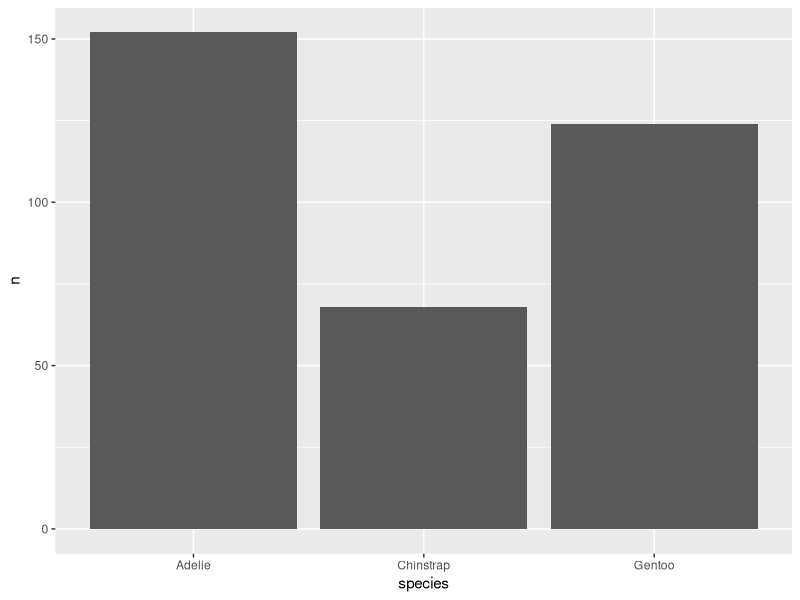
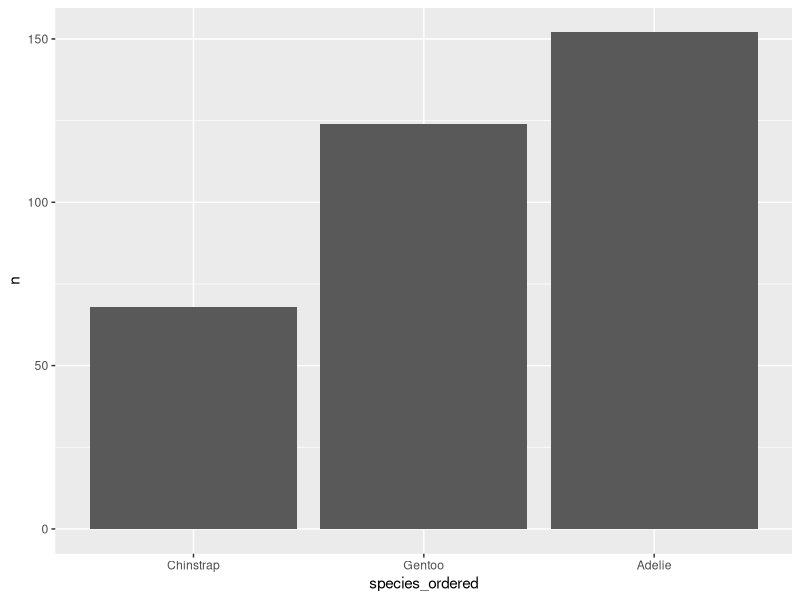
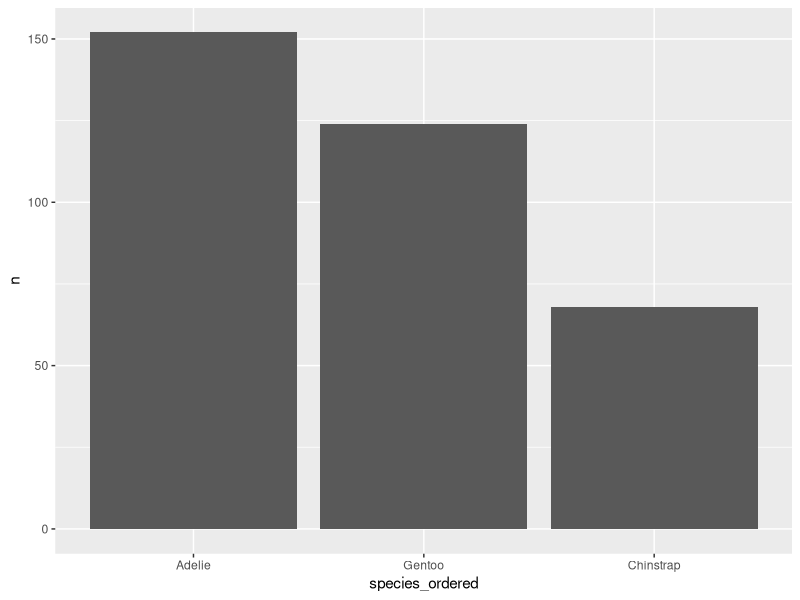

R code for these plots, in order:
## ---- chunk 1
knitr::opts_chunk$set(echo = TRUE)
library(palmerpenguins)
library(tidyverse)
library(knitr)
## ---- chunk 2
penguins %>% 
  count(species) %>% 
  ggplot(aes(x = species, y = n)) +
  geom_col()
## ---- chunk 3
penguins %>% 
  count(species) %>% 
  mutate(species_ordered = fct_reorder(species, n)) %>%
  ggplot(aes(x = species_ordered, y = n)) +
  geom_col()
## ---- chunk 4
penguins %>% 
  count(species) %>% 
  mutate(species_ordered = fct_reorder(species, -n)) %>%
  ggplot(aes(x = species_ordered, y = n)) +
  geom_col()
